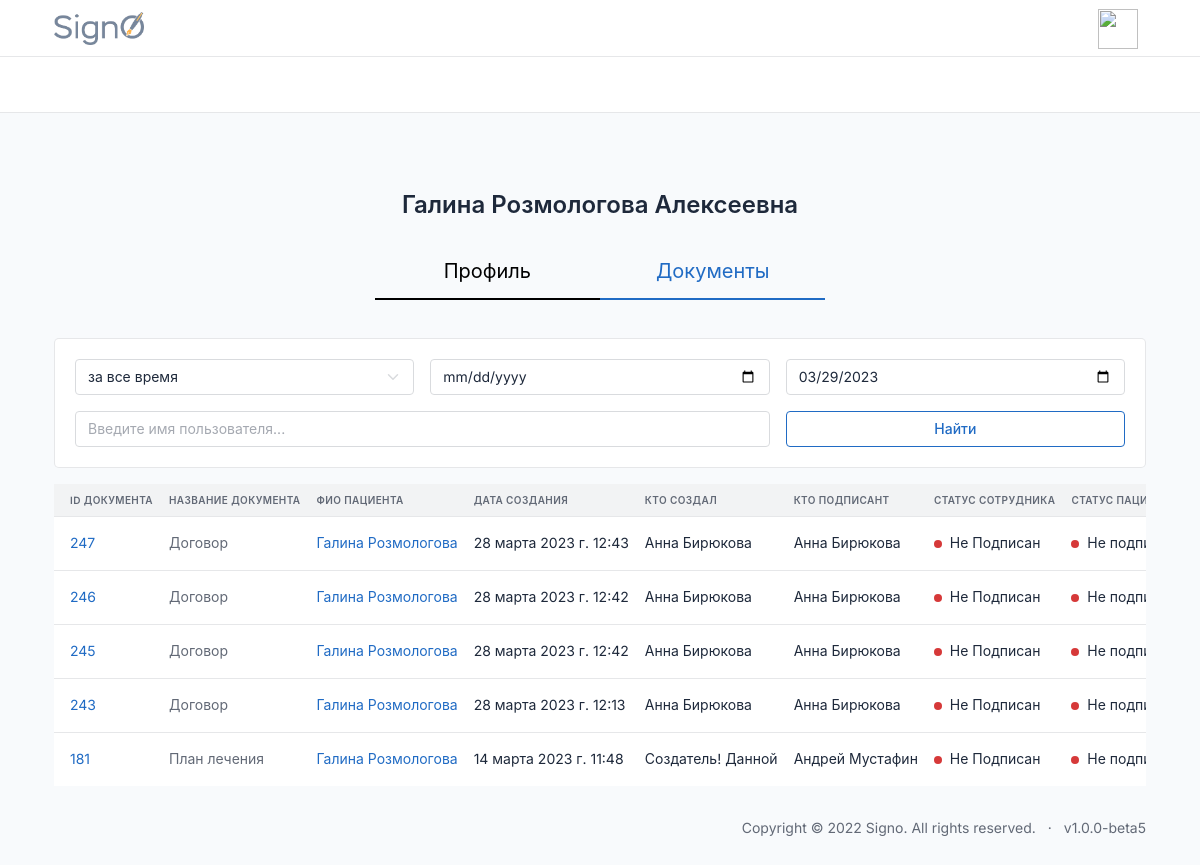
Page /id/user/user-docs/46/ on the earlier database version.
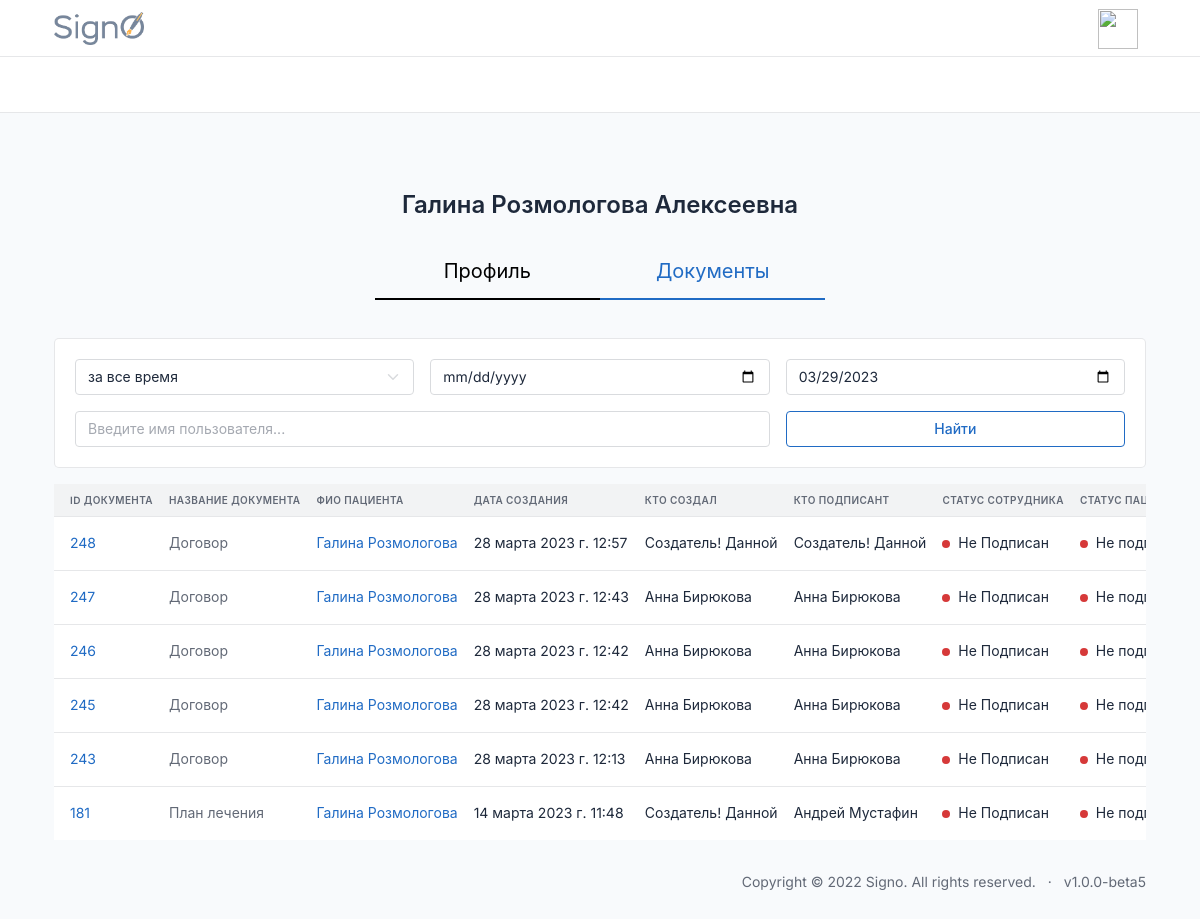
Same page on the later database version.
### documents/models.py (models this page shows, shortened)
class Document(DateTimeMixin, HiddenDeletedMixin, models.Model):
    user = models.ForeignKey(CustomUser, on_delete=models.CASCADE, null=True, blank=True, related_name='documenter')
    sender = models.ForeignKey(CustomUser, on_delete=models.CASCADE, null=True, related_name='sender', verbose_name='Отправитель')
    recipient = models.ForeignKey(CustomUser, on_delete=models.CASCADE, null=True, related_name='recipient', verbose_name='Получатель')
    founder = models.ForeignKey(CustomUser, on_delete=models.CASCADE, null=True, related_name='founder', verbose_name='Создатель документа')
    document = models.FileField(upload_to='documents/%Y/%m/%d/', blank=True, null=True)
    send_date = models.DateTimeField(auto_now_add=True, verbose_name='Дата отправки', null=True)
    sender_status = models.BooleanField(default=False, blank=True, null=True)
    recipient_status = models.BooleanField(default=False, blank=True, null=True)
    files = models.ForeignKey('DocumentsFiles', on_delete=models.CASCADE, blank=True, null=True)
    type = models.ForeignKey('DocumentType', on_delete=models.CASCADE, blank=True, null=True, related_name='document')
    sig = models.FileField(upload_to='documents/%Y/%m/%d/', blank=True, null=True)
    class Meta:
        verbose_name = 'Документ'
        verbose_name_plural = 'Документы'

class DocumentType(models.Model):
    title = models.CharField(max_length=240, blank=True, null=True)
    DOGOVOR = 'DOGOVOR'
    IDS = 'IDS'
    MEDCARD = 'MEDCARD'
    ADMCARD = 'ADMCARD'
    RENT = 'RENT'
    PLAN = 'PLAN'
    DNEVNIK = 'DNEVNIK'
    OTKAZ = 'OTKAZ'
    UVEDOMLENIE = 'UVEDOMLENIE'
    RECEPT = 'RECEPT'
    RECOMEND = 'RECOMEND'
    TYPE_DOC = [
        (DOGOVOR, 'Договор'),
        (IDS, 'ИДС'),
        (MEDCARD, 'Мед карта'),
        (ADMCARD, 'Адм.карта'),
        (RENT, 'Справка в налоговую'),
        (PLAN, 'План лечения'),
        (DNEVNIK, 'Дневник'),
        (OTKAZ, 'Отказ от мед.вмешательства'),
        (UVEDOMLENIE, 'Уведомление'),
        (RECEPT, 'Рецепт'),
        (RECOMEND, 'Рекомендация стоматолога'),
    ]
    type_document = models.CharField(choices=TYPE_DOC, max_length=240, blank=True, null=True)
    class Meta:
        verbose_name='Тип Документа'
        verbose_name_plural='Типы Документов'
    def __str__(self):
        return self.title

### users/models.py (models this page shows, shortened)
class CustomUser(AbstractBaseUser, PermissionsMixin):
    email = models.EmailField(max_length=254, unique=True, verbose_name='Электронная почта')
    first_name = models.CharField(u"Имя", max_length=100, blank=True, null=True)
    last_name = models.CharField(u"Фамилия", max_length=100, blank=True, null=True)
    patronymic = models.CharField(u"Отчество", max_length=100, blank=True, null=True)
    pasport_series = models.CharField(max_length=12, blank=True, verbose_name='Серия паспорта')
    pasport_number = models.CharField(max_length=12, blank=True, verbose_name='Номер паспорта')
    addres = models.CharField(max_length=240, blank=True, verbose_name='Адрес пользователя')
    user_profile_id = models.IntegerField(blank=True, verbose_name='ID пользователя', null=True)
    phone = models.CharField(max_length=24, verbose_name='Телефон')
    uniq_id = models.CharField(unique=True, max_length=12, blank=True, null=True, verbose_name='Уникальный ID')
    photo = models.ImageField(
        upload_to='users/%Y/%m/%d/',
        blank=True,
        default='../static/images/default_avatar.png',
        verbose_name='Аватар')
    is_active = models.BooleanField(default=True, verbose_name='Активирован')
    is_admin = models.BooleanField(default=False, verbose_name='Администратор')
    is_staff = models.BooleanField(_('staff status'), default=False)
    is_superuser = models.BooleanField(_('super user'), default=False)
    date_joined = models.DateTimeField(u'date joined', blank=True, null=True, default=timezone.now)
    last_login = models.DateTimeField(u'last login', blank=True, null=True)
    groups = models.ManyToManyField(Group, blank=True, null=True, verbose_name='Группы', related_name='groups')
    user_permissions = models.ManyToManyField(Permission, blank=True, null=True, verbose_name='Разрешения', related_name='user_permissions')
    date_of_birthday = models.DateField(blank=True, null=True, verbose_name='Дата Рождения')
    ADMINISTRATOR = 'AD'
    DOCTOR = 'DO'
    CLIENT = 'CL'
    DIRECTOR = 'DI'
    TYPE_ROLE = [
        (ADMINISTRATOR, 'Администратор'),
        (DOCTOR, 'Врач'),
        (CLIENT, 'Клиент'),
        (DIRECTOR, 'Руководитель')
    ]
    type = models.CharField(max_length=6, choices=TYPE_ROLE, default=CLIENT, verbose_name='Тип пользователя')
    ban = models.BooleanField(default=False, verbose_name='Уволен')
    ban_date = models.DateTimeField(verbose_name='дата увольнения', blank=True, null=True)
    ecp = models.BooleanField(default=False, verbose_name='Наличие ЭЦП')
    USERNAME_FIELD = 'email'
    REQUIRED_FIELDS = []
    objects = CustomUserManager()
    class Meta:
        verbose_name='Пользователь'
        verbose_name_plural='Пользователи'

### users/views.py (the view)
# urls.py: path('user/user-docs/<int:pk>/', user_docs, name='user_docs'),
def user_docs(request, pk):
    all_documents = Document.objects.filter(deleted=False, hidden=False, recipient=pk)
    all_documents = filter_all_documents(request, all_documents)
    all_documents = paginate_list(request, all_documents, 20)
    context = {
        'all_documents': all_documents,
        'user': CustomUser.objects.get(pk=pk),
    }
    return render(request, 'users/user-docs.html', context)

### documents/services.py (called while the page is built, shortened)
def filter_all_documents(request, all_documents):
    search_name = request.GET.get('search')
    period = request.GET.get('period')
    try:
        doc_type = request.GET.get('doc_type').upper()
    except:
        doc_type = ''
    try:
        signed = request.GET.get('signed').split('-')
    except:
        signed = ['']
    all_documents = filter_by_name(all_documents, search_name)
    if period:
        start_date, end_date = get_dates(period, all_documents)
        all_documents = all_documents.filter(send_date__range=[start_date, end_date])
    if doc_type:
        all_documents = all_documents.filter(type__type_document=doc_type)
    sort_filter = request.GET.get('sort')
    if sort_filter:
        all_documents = all_documents.order_by(sort_filter)
    return all_documents

def filter_by_name(all_documents, search_name):
    return all_documents.order_by('-send_date')

### utils/services.py (called while the page is built)
def paginate_list(request, list, page_len):
    paginator = Paginator(list, page_len)
    page_number = request.GET.get('page')
    return paginator.get_page(page_number)

### users/templates/users/user-docs.html
{% extends 'index.html' %}{%load static%}
{%block content%}
{%if user.type == 'CL'%}
    <center><h1 style="height:60px;">{{user.first_name}} {{user.last_name}} {{user.patronymic}}</h1></center>
<div class="user-info"id="user-info active"><a href="{%url 'user' user.pk%}"class="">Профиль</a><a href="{%url 'user_docs' user.pk%}"class="active">Документы</a></div>
{%else%}
    <center><h1 style="height:60px;">{{user.first_name}} {{user.last_name}} {{user.patronymic}}</h1></center>
<div class="user-info"id="user-info active"><a href="{%url 'user' user.pk%}"class="">Профиль</a><a href="{%url 'user_docs' user.pk%}"class="active">Пациенты</a></div>
{%endif%}
<div class="col-12">
    {%if user.type == 'CL'%}
      {% include 'common/_info_box_users.html' %}
      {% include 'common/_documents_table.html' %}
    {%else%}
      {% include 'common/_documents_table.html' %}
    {%endif%}
                </div>
              </div>
{%endblock%}

### templates/common/_documents_table.html (shortened to what this page needs)
{% load static %}
{% load extra_tags %}
<div class="table-responsive" >
  <table class="table card-table table-vcenter text-nowrap datatable bg-white" style="">
    <thead>
      <tr>
        <th id="th-id" class='sortable-table-header' onclick="filterByField('id')">ID документа</th>
        <th id="th-type" class='sortable-table-header' onclick="filterByField('type')">название документа</th>
        {% if request.user.type != 'CL' %}
        <th id="th-recipient" class='sortable-table-header' onclick="filterByField('recipient')">фио пациента</th>
        {% endif %}
        <th id="th-send_date" class='sortable-table-header' onclick="filterByField('send_date')">дата создания</th>
        {% if request.user.type != 'CL' %}
        <th id="th-founder" class='sortable-table-header' onclick="filterByField('founder')">кто создал</th>
        {% endif %}
        {% if request.user.type != 'CL' %}
        <th id="th-sender" class='sortable-table-header' onclick="filterByField('sender')">кто подписант</th>
        {% else %}
        <th id="th-sender" class='sortable-table-header' onclick="filterByField('sender')">ФИО сотрудника</th>
        {% endif %}
        {% if request.user.type != 'CL'%}
        <th id="th-recipient_status" class='sortable-table-header' onclick="filterByField('recipient_status')">статус
          сотрудника</th>
        {% endif %}
        {%if request.user.type == 'CL'%}
        <th id="th-sender_status" class='sortable-table-header' onclick="filterByField('sender_status')">статус</th>
        {%else%}
        <th id="th-sender_status" class='sortable-table-header' onclick="filterByField('sender_status')">статус пациента
        </th>
        {%endif%}
      </tr>
    </thead>
    <tbody class="lazy-loading-docs">
      {%for document in all_documents%}
      <tr id="document-row-{{document.id}}" class="lazy-row-docs">
        <td><span class="text-muted"><a href="{{document.document.url}}#" target=”_blank”>{{document.id}}</a></span>
        </td>
        <td><span class="text-muted">{{document.type}}</span></td>
        {% if request.user.type != 'CL' %}
        {% if request.user.type == 'DO' %}
        <td>{{document.recipient.first_name}} {{document.recipient.last_name}}</td>
        {% else %}
        <td><a href="{%url 'user' document.recipient.pk %}">{{document.recipient.first_name}}
            {{document.recipient.last_name}}</a></td>
        {% endif %}
        {% endif %}
        <td>{{document.send_date}}</td>
        {% if request.user.type != 'CL' %}
        <td><a href="{%url 'user' document.founder.pk%}" class="text-reset"
            tabindex="-1">{{document.founder.first_name}} {{document.founder.last_name}}</a></td>
        {% endif %}
        {%if request.user.type == 'CL'%}
        <td class="text-reset" tabindex="-1"><a href="{%url 'user' document.sender.pk%}" class="text-reset"
            tabindex="-1"></a>{{document.sender.first_name}} {{document.sender.last_name}}</td>
        {%else%}
        <td><a href="{%url 'user' document.sender.pk%}" class="text-reset" tabindex="-1">{{document.sender.first_name}}
            {{document.sender.last_name}}</a></td>
        {%endif%}
        {% if request.user.type != 'CL' %}
        <td>
          {%if document.sender_status%}
          <span class="badge bg-success me-1"></span>
          Подписан
          {%else%}
          <span class="badge bg-danger me-1"></span>
          Не Подписан
          {%endif%}
        </td>
        {% endif %}
        <td>
          {%if document.recipient_status%}
          <span class="badge bg-success me-1"></span>
          Подписан
          {%else%}
          <span class="badge bg-danger me-1"></span>
          Не подписан
          {%endif%}
        </td>
      </tr>
      {%endfor%}
    </tbody>
  </table>
</div>

Differences in the rows shown:
added Document: id "248", type "Договор", recipient.first_name "Галина", recipient.last_name "Розмологова", send_date "28 марта 2023 г. 12:57", founder.first_name "Создатель!", founder.last_name "Данной", sender.first_name "Создатель!", sender.last_name "Данной", sender_status False (drawn), recipient_status False (drawn)
